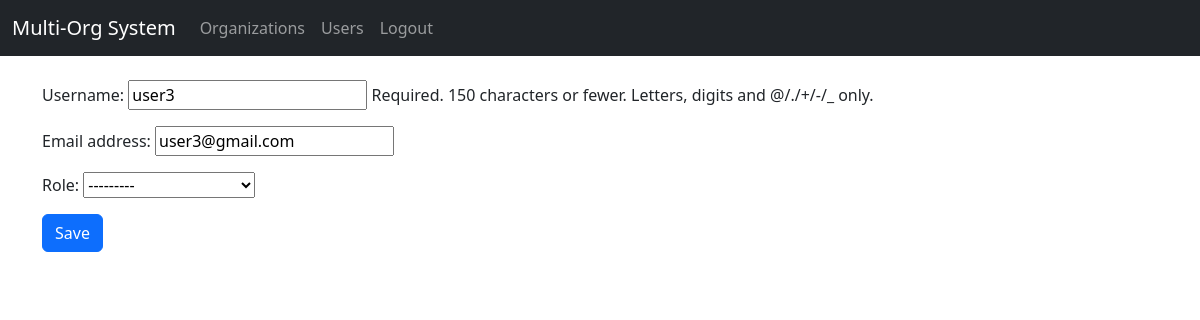
/users/4/update/ (signed in), run on the app's committed database.
### organization/models.py (models this page shows, shortened)
class CustomUser(AbstractUser):
    organization = models.ForeignKey(
        Organization, on_delete=models.CASCADE, related_name='users', null=False
    )
    role = models.ForeignKey(Role, on_delete=models.SET_NULL, null=True, blank=True)
    objects = CustomUserManager()

### organization/views.py (the view)
# urls.py: path('users/<int:pk>/update/', views.user_update, name='user_update'),
@login_required
def user_update(request, pk):
    user = get_object_or_404(CustomUser, pk=pk, organization=request.user.organization)
    if request.method == 'POST':
        form = CustomUserForm(request.POST, instance=user)
        if form.is_valid():
            form.save()
            return redirect('user_list')
    else:
        form = CustomUserForm(instance=user)
    return render(request, 'organization/user_form.html', {'form': form})

### organization/forms.py
class CustomUserForm(forms.ModelForm):
    class Meta:
        model = CustomUser
        fields = ['username', 'email', 'role']

### organization/models.py (called while the page is built)
    def __str__(self):
        return self.name

### organization/templates/organization/user_form.html (shortened to what this page needs)
{% extends "organization/base.html" %} {% block content %}
<form method="post">
  {% csrf_token %} {{ form.as_p }}
  <button type="submit" class="btn btn-primary">Save</button>
</form>
{% endblock %}

### data on the page
CustomUser: username "user3", email "user3@gmail.com", role "---------"
